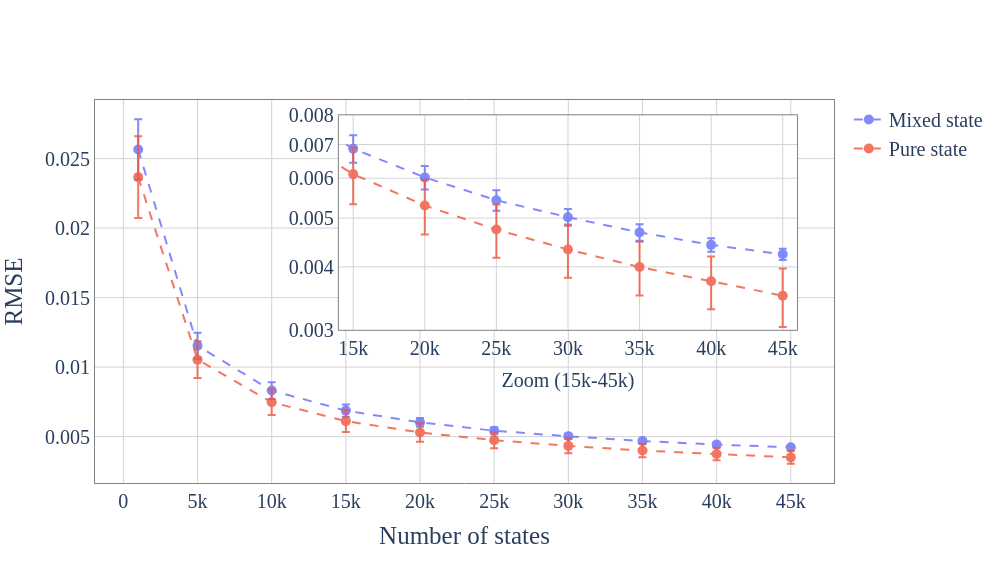

This figure's notebook cell:
### Code cell
plotter_inset()

### Figure 1 — Plotly figure (JSON) as saved in the notebook; plotly's stock layout.template omitted (floating-point values rounded to 4 significant figures)
{"data": [{"error_y": {"array": [0.002184, 0.0009372, 0.0006047, 0.0004319, 0.0003223, 0.0002549, 0.0001947, 0.0001776, 0.000135, 0.0001101], "type": "data", "visible": true}, "line": {"color": "#636EFA", "dash": "dash", "width": 2}, "marker": {"color": "#636EFA", "size": 10}, "mode": "lines+markers", "name": "Mixed state", "opacity": 0.8, "type": "scatter", "x": [1000.0, 5000.0, 10000.0, 15000.0, 20000.0, 25000.0, 30000.0, 35000.0, 40000.0, 45000.0], "y": [0.02565, 0.01154, 0.008312, 0.006869, 0.006023, 0.005425, 0.005021, 0.004684, 0.004424, 0.004236]}, {"error_y": {"array": [0.002942, 0.001328, 0.0009135, 0.0007841, 0.0006585, 0.0005745, 0.0005261, 0.0004888, 0.00045, 0.000466], "type": "data", "visible": true}, "line": {"color": "#EF553B", "dash": "dash", "width": 2}, "marker": {"color": "#EF553B", "size": 10}, "mode": "lines+markers", "name": "Pure state", "opacity": 0.8, "type": "scatter", "x": [1000.0, 5000.0, 10000.0, 15000.0, 20000.0, 25000.0, 30000.0, 35000.0, 40000.0, 45000.0], "y": [0.02366, 0.01054, 0.007468, 0.006114, 0.005297, 0.004744, 0.004332, 0.003997, 0.003746, 0.003506]}, {"error_y": {"array": [0.002184, 0.0009372, 0.0006047, 0.0004319, 0.0003223, 0.0002549, 0.0001947, 0.0001776, 0.000135, 0.0001101], "type": "data", "visible": true}, "line": {"color": "#636EFA", "dash": "dash", "width": 2}, "marker": {"color": "#636EFA", "size": 10}, "mode": "lines+markers", "opacity": 0.8, "showlegend": false, "type": "scatter", "x": [1000.0, 5000.0, 10000.0, 15000.0, 20000.0, 25000.0, 30000.0, 35000.0, 40000.0, 45000.0], "xaxis": "x2", "y": [0.02565, 0.01154, 0.008312, 0.006869, 0.006023, 0.005425, 0.005021, 0.004684, 0.004424, 0.004236], "yaxis": "y2"}, {"error_y": {"array": [0.002942, 0.001328, 0.0009135, 0.0007841, 0.0006585, 0.0005745, 0.0005261, 0.0004888, 0.00045, 0.000466], "type": "data", "visible": true}, "line": {"color": "#EF553B", "dash": "dash", "width": 2}, "marker": {"color": "#EF553B", "size": 10}, "mode": "lines+markers", "opacity": 0.8, "showlegend": false, "type": "scatter", "x": [1000.0, 5000.0, 10000.0, 15000.0, 20000.0, 25000.0, 30000.0, 35000.0, 40000.0, 45000.0], "xaxis": "x2", "y": [0.02366, 0.01054, 0.007468, 0.006114, 0.005297, 0.004744, 0.004332, 0.003997, 0.003746, 0.003506], "yaxis": "y2"}], "layout": {"height": 563, "legend": {"font": {"family": "Times New Roman", "size": 20}}, "paper_bgcolor": "white", "plot_bgcolor": "white", "width": 1000, "xaxis": {"gridcolor": "lightgray", "gridwidth": 1, "linecolor": "gray", "linewidth": 1, "mirror": true, "showgrid": true, "showline": true, "tickfont": {"family": "Times New Roman", "size": 20}, "title": {"font": {"family": "Times New Roman", "size": 25}, "text": "Number of states"}, "zeroline": false}, "xaxis2": {"anchor": "y2", "domain": [0.33, 0.95], "gridcolor": "lightgray", "linecolor": "gray", "linewidth": 1, "mirror": true, "range": [14000, 46000], "showgrid": true, "showline": true, "tickfont": {"family": "Times New Roman", "size": 20}, "title": {"font": {"family": "Times New Roman", "size": 20}, "text": "Zoom (15k-45k)"}}, "yaxis": {"gridcolor": "lightgray", "gridwidth": 1, "linecolor": "gray", "linewidth": 1, "mirror": true, "showgrid": true, "showline": true, "tickfont": {"family": "Times New Roman", "size": 20}, "title": {"font": {"family": "Times New Roman", "size": 25}, "text": "RMSE"}, "type": "linear", "zeroline": false}, "yaxis2": {"anchor": "x2", "domain": [0.4, 0.96], "gridcolor": "lightgray", "linecolor": "gray", "linewidth": 1, "mirror": true, "range": [-2.523, -2.097], "showgrid": true, "showline": true, "tickfont": {"family": "Times New Roman", "size": 20}, "tickvals": [0.003, 0.004, 0.005, 0.006, 0.007, 0.008], "type": "log"}}}
